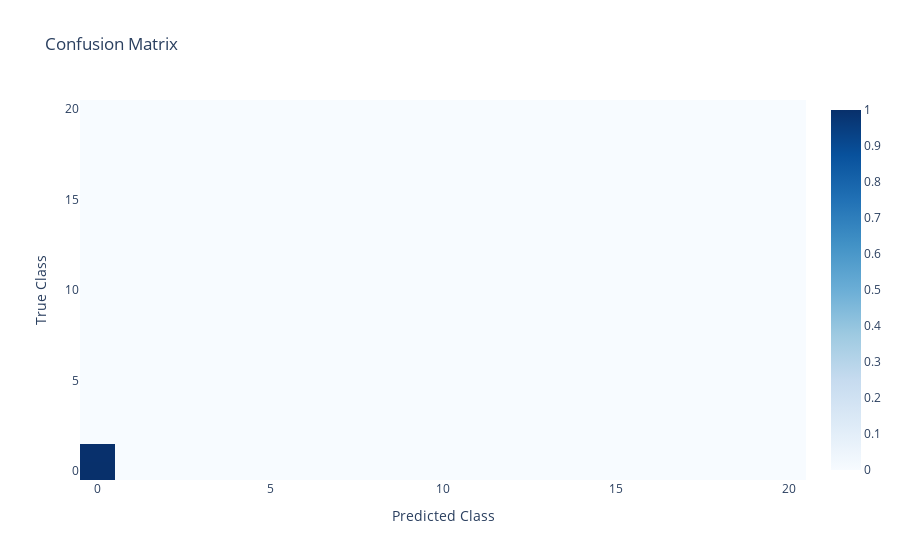

This figure's notebook cell:
### Markdown cell above
Confusion Matrix

### Code cell
import torch
import numpy as np
import plotly.graph_objects as go
from sklearn.metrics import confusion_matrix

def calculate_accuracy(outputs, masks):
    predicted = torch.argmax(outputs, dim=1)
    masks = masks.squeeze()
    
    correct_pixels = (predicted == masks).sum().item()
    total_pixels = masks.numel()
    
    accuracy = correct_pixels / total_pixels
    return accuracy

# Initialize the confusion matrix
num_classes = 21
confusion_matrix_total = np.zeros((num_classes, num_classes))

accuracy_scores = {}

for i in tqdm(range(1, len(test_loader) + 1)):
    outputs = torch.load(f'../rsc/test/output_{i}.pth')
    masks = torch.load(f'../rsc/test/mask_{i}.pth')

    accuracy = calculate_accuracy(outputs, masks)
    accuracy_scores[i] = accuracy

    # Convert tensors to np.arrays
    predicted_labels = torch.argmax(outputs, dim=1).flatten().cpu().numpy()
    true_labels = (masks > 0.5).flatten().cpu().numpy()

    # Updatin confusion matrix
    confusion_matrix_total += confusion_matrix(true_labels, predicted_labels, labels=list(range(num_classes)))

average_accuracy = sum(accuracy_scores.values()) / len(accuracy_scores)
print("\nAverage Accuracy:", average_accuracy)

normalized_confusion_matrix = confusion_matrix_total / (confusion_matrix_total.sum(axis=1, keepdims=True) + 1e-8)

fig = go.Figure(data=go.Heatmap(
    z=normalized_confusion_matrix,
    x=list(range(num_classes)),
    y=list(range(num_classes)),
    colorscale='Blues'
))

fig.update_layout(
    title='Confusion Matrix',
    xaxis_title='Predicted Class',
    yaxis_title='True Class',
)

fig.show()

### Figure 1 — Plotly figure (JSON) as saved in the notebook; plotly's stock layout.template omitted (floating-point values rounded to 4 significant figures; data arrays with more than 128 entries replaced by an {"elided": "..."} marker saying what was removed)
{"data": [{"colorscale": [[0, "rgb(247,251,255)"], [0.125, "rgb(222,235,247)"], [0.25, "rgb(198,219,239)"], [0.375, "rgb(158,202,225)"], [0.5, "rgb(107,174,214)"], [0.625, "rgb(66,146,198)"], [0.75, "rgb(33,113,181)"], [0.875, "rgb(8,81,156)"], [1, "rgb(8,48,107)"]], "type": "heatmap", "x": [0, 1, 2, 3, 4, 5, 6, 7, 8, 9, 10, 11, 12, 13, 14, 15, 16, 17, 18, 19, 20], "y": [0, 1, 2, 3, 4, 5, 6, 7, 8, 9, 10, 11, 12, 13, 14, 15, 16, 17, 18, 19, 20], "z": {"elided": "21x21 float values"}}], "layout": {"title": {"text": "Confusion Matrix"}, "xaxis": {"title": {"text": "Predicted Class"}}, "yaxis": {"title": {"text": "True Class"}}}}
